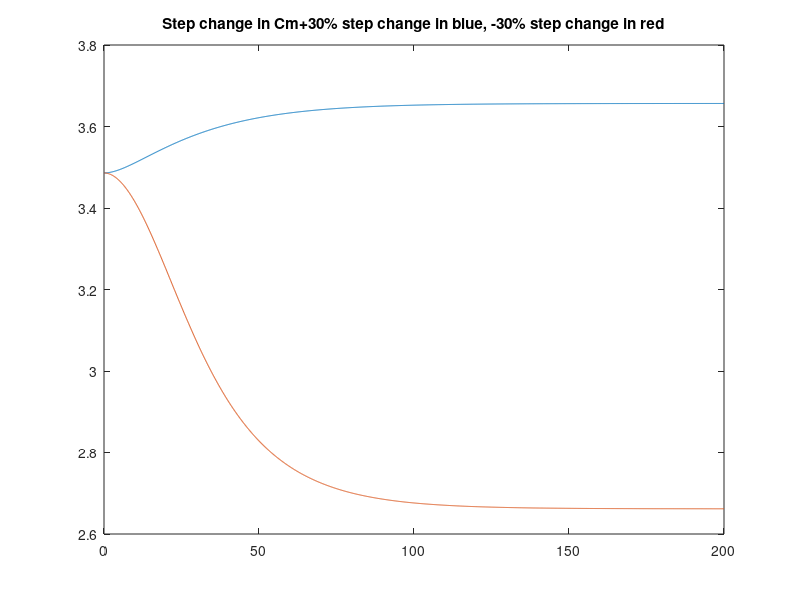
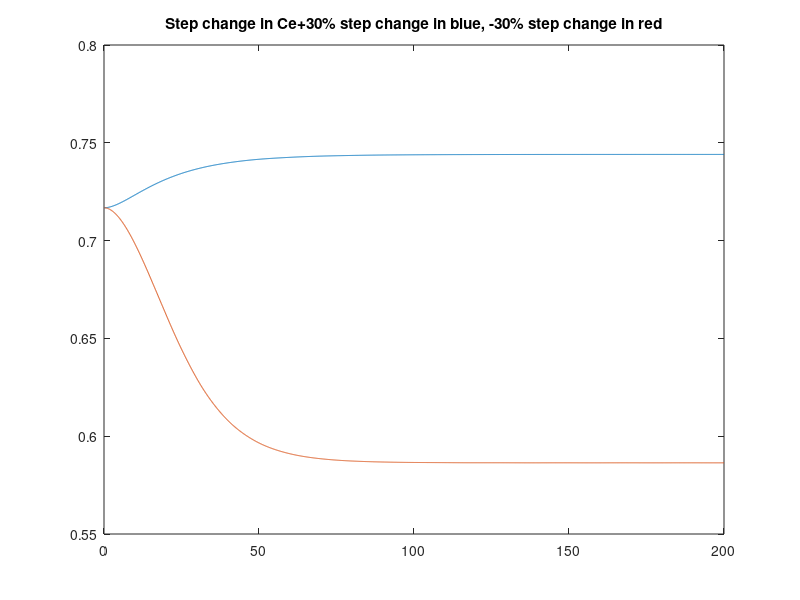
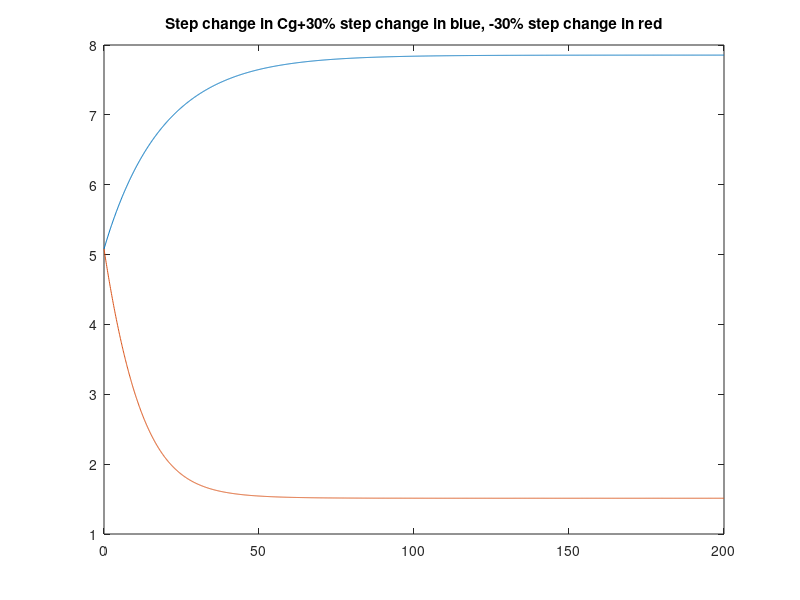

Reproduce these figures in MATLAB, in order.
function CN3121Project1

%% (b)

timeperiod = 0:0.1:200; y0 = [3.48603 0.716788 5.08040];

%+30%, -30% step change for Cgin for Cg
[t, y13] = ode45(@(t,y) ConcODE13(t,y), timeperiod, y0);
[t, y07] = ode45(@(t,y) ConcODE07(t,y), timeperiod, y0);

figure (1)
hold off
plot(t,y13(:,1)), title('Step change in Cm+30% step change in blue, -30% step change in red')
hold on
plot(t,y07(:,1))

figure(2)
hold off
plot(t,y13(:,2)), title('Step change in Ce+30% step change in blue, -30% step change in red')
hold on
plot(t,y07(:,2))

figure(3)
hold off
plot(t,y13(:,3)), title('Step change in Cg+30% step change in blue, -30% step change in red')
hold on
plot(t,y07(:,3))

% [t, y131] = ode45(@(t,y) conclinearODE13(t,y), timeperiod, y0);
% [t, y071] = ode45(@(t,y) conclinearODE07(t,y), timeperiod, y0);
% 
% figure(1)
% hold on
% plot(t,y131(:,1)), title('step change linear, Cm')
% hold on
% plot(t,y071(:,1))

% figure(5)
% hold off
% plot(t,y131(:,2)), title('step change linear, Ce')
% hold on
% plot(t,y071(:,2))
% 
% figure(6)
% hold off
% plot(t,y131(:,3)), title('step change linear, Cg')
% hold on
% plot(t,y071(:,3))
end

function dy = ConcODE13(t,y)
Ke=0.5; Ke1=2; Kg=1.03; Kg1=1.68; V=1000; F=50; Cgin=10; n1=1; n2=0.5; um=0.3; ue=0.2;

Cm = y(1);
Ce = y(2); 
Cg = y(3);
dCm = um*(Cg/(Kg+Cg))*exp(-Ke*Ce) - (F/V)*Cm;
dCe = ue*(Cg/(Kg1+Cg))*exp(-Ke1*Ce) - (F/V)*Ce;
dCg = -um*(Cg/(Kg+Cg))*exp(-Ke*Ce) - 2*ue*(Cg/(Kg1+Cg))*exp(-Ke1*Ce) + (F/V)*1.3*Cgin - (F/V)*Cg;

dy = [dCm dCe dCg]';

end

function dy = ConcODE07(t,y)
Ke=0.5; Ke1=2; Kg=1.03; Kg1=1.68; V=1000; F=50; Cgin=10; n1=1; n2=0.5; um=0.3; ue=0.2;

Cm = y(1);
Ce = y(2); 
Cg = y(3);
dCm = um*(Cg/(Kg+Cg))*exp(-Ke*Ce) - (F/V)*Cm;
dCe = ue*(Cg/(Kg1+Cg))*exp(-Ke1*Ce) - (F/V)*Ce;
dCg = -um*(Cg/(Kg+Cg))*exp(-Ke*Ce) - 2*ue*(Cg/(Kg1+Cg))*exp(-Ke*Ce) + (F/V)*0.7*Cgin - (F/V)*Cg;

dy = [dCm dCe dCg]';

end

%% (c) Linearize
function dy = conclinearODE13(t,y)
Ke=0.5; Ke1=2; Kg=1.03; Kg1=1.68; V=1000; F=50; Cgin=10; n1=1; n2=0.5; um=0.3; ue=0.2;
y0 = [3.48603 0.716788 5.08040];

Cm = y(1);
Ce = y(2); 
Cg = y(3);

Cmprime = y(1) - y0(1);
Ceprime = y(2) - y0(2); 
Cgprime = y(3) - y0(3);

df1dcm = -F/V;
df1dce = um*(Cg/(Kg+Cg))*(-Ke)*(exp(-Ke*Ce));
df1dcg = um*(Kg/(Kg+Cg)^2)*exp(-Ke*Ce);

dCmlinearised = Cmprime*df1dcm + Ceprime*df1dce + Cgprime*df1dcg;

df2dcm = 0;
df2dce = ue*(Cg/(Kg1+Cg))*(-Ke1)*(exp(-Ke1*Ce));
df2dcg = ue*(Kg1/(Kg1+Cg)^2)*exp(-Ke1*Ce);

dCelinearised = Cmprime*df2dcm + Ceprime*df2dce + Cgprime*df2dcg;

Cginprime = 1.3*Cgin - Cgin;

df3dcm = 0;
df3dce = -(1/n1)*um*(Cg/(Kg+Cg))*(-Ke)*exp(-Ke*Ce) - (1/n2)*ue*(Cg/(Kg1+Cg))*(-Ke1)*exp(-Ke1*Ce);
df3dcg = -(1/n1)*um*(Kg/(Kg+Cg)^2)*exp(-Ke*Ce) - (1/n2)*ue*(Kg1/(Kg1+Cg)^2)*exp(-Ke1*Ce) - F/V;
df3dcgin = F/V;

dCglinearised = Cmprime*df3dcm + Ceprime*df3dce + Cgprime*df3dcg + Cginprime*df3dcgin;

dy = [dCmlinearised dCelinearised dCglinearised]';
end

function dy = conclinearODE07(t,y)
Ke=0.5; Ke1=2; Kg=1.03; Kg1=1.68; V=1000; F=50; Cgin=10; n1=1; n2=0.5; um=0.3; ue=0.2;
y0 = [3.48603 0.716788 5.08040];

Cm = y(1);
Ce = y(2); 
Cg = y(3);

Cmprime = y(1) - y0(1);
Ceprime = y(2) - y0(2); 
Cgprime = y(3) - y0(3);

df1dcm = -F/V;
df1dce = um*(Cg/(Kg+Cg))*(-Ke)*(exp(-Ke*Ce));
df1dcg = um*(Kg/(Kg+Cg)^2)*exp(-Ke*Ce);

dCmlinearised = Cmprime*df1dcm + Ceprime*df1dce + Cgprime*df1dcg;

df2dcm = 0;
df2dce = ue*(Cg/(Kg1+Cg))*(-Ke1)*(exp(-Ke1*Ce));
df2dcg = ue*(Kg1/(Kg1+Cg)^2)*exp(-Ke1*Ce);

dCelinearised = Cmprime*df2dcm + Ceprime*df2dce + Cgprime*df2dcg;

Cginprime = 0.7*Cgin - Cgin;

df3dcm = 0;
df3dce = -(1/n1)*um*(Cg/(Kg+Cg))*(-Ke)*exp(-Ke*Ce) - (1/n2)*ue*(Cg/(Kg1+Cg))*(-Ke1)*exp(-Ke1*Ce);
df3dcg = -(1/n1)*um*(Kg/(Kg+Cg)^2)*exp(-Ke*Ce) - (1/n2)*ue*(Kg1/(Kg1+Cg)^2)*exp(-Ke1*Ce) - F/V;
df3dcgin = F/V;

dCglinearised = Cmprime*df3dcm + Ceprime*df3dce + Cgprime*df3dcg + Cginprime*df3dcgin;

dy = [dCmlinearised dCelinearised dCglinearised]';
end

